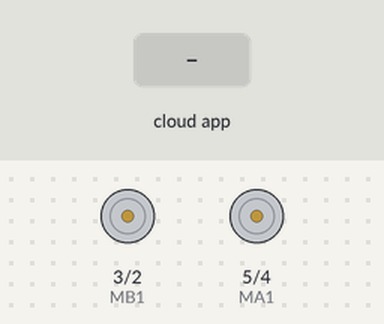
The sketch below on a simulated Arduino Uno, built with avr-gcc and run on an emulated ATmega328P. Parts: motor-driver pin pairs drawn as motors (green arrow = first pin HIGH = forward, orange = second pin HIGH = backward, longer = more drive). The inputs (shaded band) are chosen by the test bench. The RemoteXY app is connected.

Above: at 1.2 s.
1.3 s: the phone or cloud app sets joystick_01_x to -100
At 2.5 s:
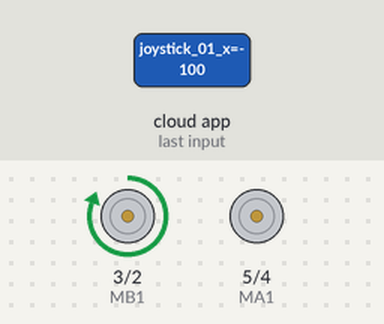
2.8 s: the phone or cloud app sets joystick_01_x to 100
At 3.3 s:
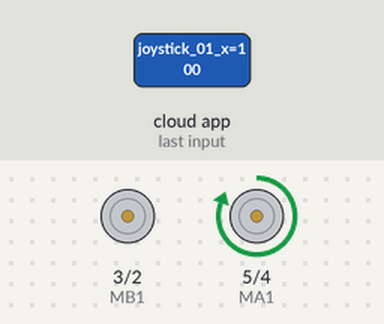
4.3 s: the phone or cloud app sets joystick_01_x to 0
At 5.2 s:
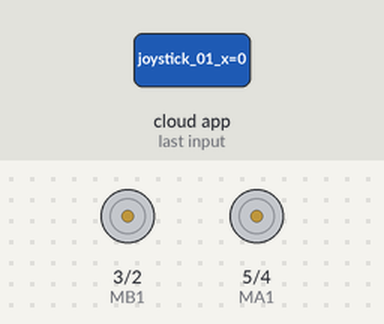
5.8 s: the phone or cloud app sets joystick_01_y to -100
At 6.5 s:
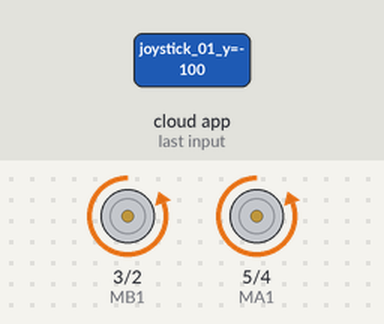
7.3 s: the phone or cloud app sets joystick_01_y to 100
At 8.4 s:
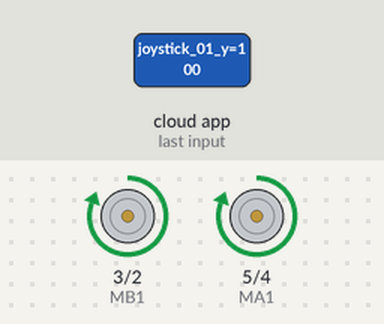
8.8 s: the phone or cloud app sets joystick_01_y to 0
At 10.3 s:
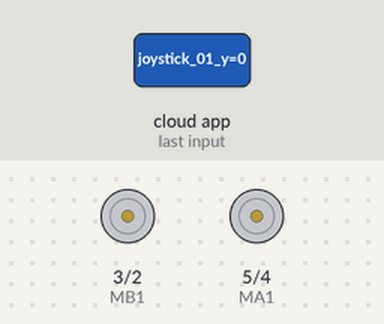
Timing chart, 0 to 11.3 s (numbered marks = the images above; inputs shaded):
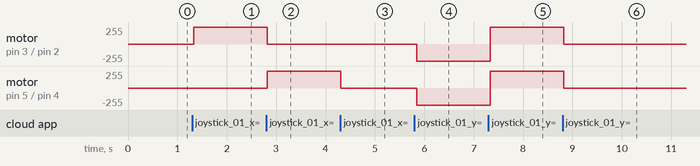

Measured:
- after the input at 1.3 s, motor on pin 3 (MB1) / pin 2 (MB2): stopped → forward 255/255 at once
- after the input at 2.8 s, motor on pin 3 (MB1) / pin 2 (MB2): forward 255/255 → stopped at once; motor on pin 5 (MA1) / pin 4 (MA2): stopped → forward 255/255 at once
- after the input at 4.3 s, motor on pin 5 (MA1) / pin 4 (MA2): forward 255/255 → stopped at once
- after the input at 5.8 s, motor on pin 3 (MB1) / pin 2 (MB2), motor on pin 5 (MA1) / pin 4 (MA2): stopped → backward 255/255 after 0.05 s
- after the input at 7.3 s, motor on pin 3 (MB1) / pin 2 (MB2), motor on pin 5 (MA1) / pin 4 (MA2): backward 255/255 → forward 255/255 at once
- after the input at 8.8 s, motor on pin 3 (MB1) / pin 2 (MB2), motor on pin 5 (MA1) / pin 4 (MA2): forward 255/255 → stopped at once

The sketch:

Arduino-RemoteXY-Car.ino
```cpp
// (licence header left out)
//////////////////////////////////////////////
//        RemoteXY include library          //
//////////////////////////////////////////////

// you can enable debug logging to Serial at 115200
//#define REMOTEXY__DEBUGLOG

// RemoteXY select connection mode and include library
#define REMOTEXY_MODE__SOFTSERIAL

#include <SoftwareSerial.h>

// RemoteXY connection settings
#define REMOTEXY_SERIAL_RX 0
#define REMOTEXY_SERIAL_TX 1
#define REMOTEXY_SERIAL_SPEED 9600


#include <RemoteXY.h>

// RemoteXY GUI configuration
#pragma pack(push, 1)
uint8_t RemoteXY_CONF[] =   // 28 bytes
  { 255,2,0,0,0,21,0,17,0,0,0,178,1,200,84,1,1,1,0,5,
  71,11,60,60,39,12,26,31 };

// this structure defines all the variables and events of your control interface
struct {

    // input variables
  int8_t joystick_01_x; // from -100 to 100
  int8_t joystick_01_y; // from -100 to 100

    // other variable
  uint8_t connect_flag;  // =1 if wire connected, else =0

} RemoteXY;
#pragma pack(pop)

/////////////////////////////////////////////
//           END RemoteXY include          //
/////////////////////////////////////////////
int MA1 = 5;  //motor a = + (left motor)
int MA2 = 4;  //motor a = -
int MB1 = 3;  //motor b = + (right motor)
int MB2 = 2;  //motor b = -


void setup()
{
  RemoteXY_Init ();


  // TODO you setup code
  pinMode(MA1, OUTPUT);
  pinMode(MA2, OUTPUT);
  pinMode(MB1, OUTPUT);
  pinMode(MB2, OUTPUT);
}

void loop()
{
  RemoteXY_Handler ();


  // TODO you loop code
  // use the RemoteXY structure for data transfer
  // do not call delay(), use instead RemoteXY_delay()
  RemoteXY_delay(50);
  if(RemoteXY.joystick_01_x < -50){
    turnLeft();
  }else if(RemoteXY.joystick_01_x > 50){
    turnRight();
  }else if(RemoteXY.joystick_01_y > 50){
    moveForward();
  }else if(RemoteXY.joystick_01_y < -50){
    moveBackward();
  }else{
    stop();
  }

}


void moveForward() {
  digitalWrite(MA1, HIGH);
  digitalWrite(MA2, LOW);
  digitalWrite(MB1, HIGH);
  digitalWrite(MB2, LOW);
}

void moveBackward() {
  digitalWrite(MA1, LOW);
  digitalWrite(MA2, HIGH);
  digitalWrite(MB1, LOW);
  digitalWrite(MB2, HIGH);
}

void turnRight() {
  digitalWrite(MA1, HIGH);
  digitalWrite(MA2, LOW);
  digitalWrite(MB1, LOW);
  digitalWrite(MB2, LOW);
}

void turnLeft() {
  digitalWrite(MA1, LOW);
  digitalWrite(MA2, LOW);
  digitalWrite(MB1, HIGH);
  digitalWrite(MB2, LOW);
}

void stop() {
  digitalWrite(MA1, LOW);
  digitalWrite(MA2, LOW);
  digitalWrite(MB1, LOW);
  digitalWrite(MB2, LOW);
}
```
